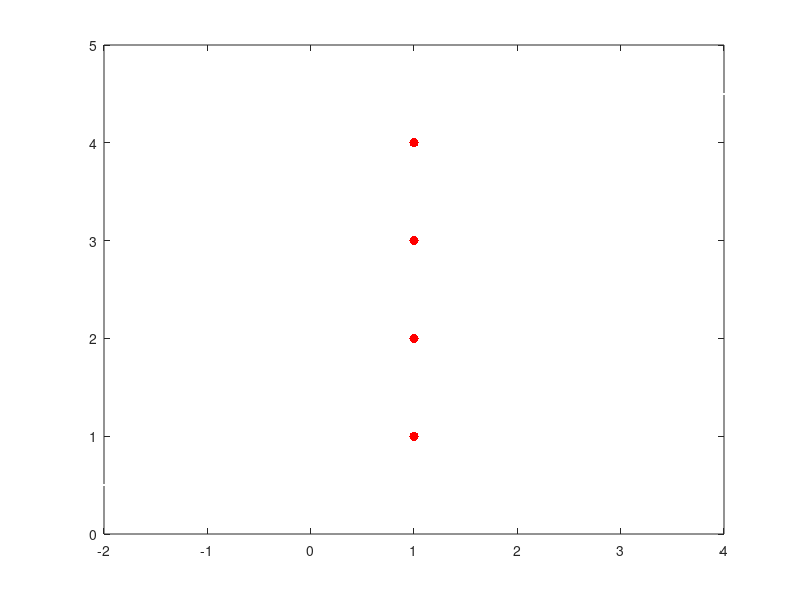

MATLAB code for this plot: (Note: this script raises an error after producing the figure.)
figure;
plot([1 1 1 1],[1 2 3 4],'r.','MarkerSize',20);
hold on;
plot([-2 4],[0.5 4.5],'w.');
%[gx,gy] = ginput;
%gc = [gx gy];
gc = [1 1];
maxp = 400;
for i = 2:maxp
   [gx,gy] = ginput(1);
   gc = [gc ; [gx gy]];
   plot(gc(i-1:i,1),gc(i-1:i,2),'b.');
   title(sprintf('%d / %d',i,maxp));
end
gc = gc(2:end,:);


